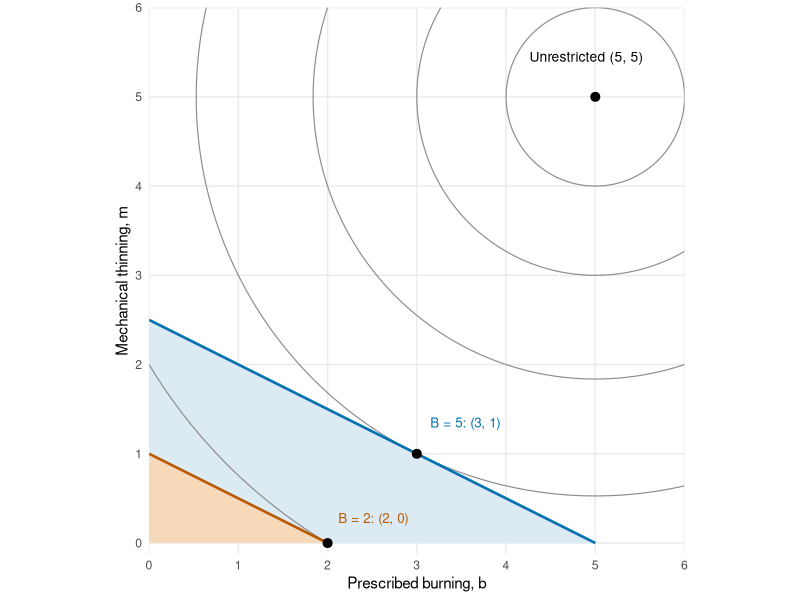

This figure's R source:
## ---- chunk 1
#| label: fig-wildfire-allocations
#| fig-width: 6.5
#| fig-height: 4.6
#| fig-pos: H
#| fig-cap: "Net-benefit contours and two budget sets. The moderate-budget optimum is on an edge with both treatments positive. The tight-budget optimum is a corner where thinning is zero. Axes are 10-acre blocks."
library(ggplot2)
grid <- expand.grid(b = seq(0, 6, length.out = 181),
                    m = seq(0, 6, length.out = 181))
grid$N <- with(grid, 10*b - b^2 + 10*m - m^2)
ggplot(grid, aes(b, m)) +
  annotate("polygon", x = c(0, 5, 0), y = c(0, 0, 2.5),
           fill = "#DCEAF3", color = NA) +
  annotate("polygon", x = c(0, 2, 0), y = c(0, 0, 1),
           fill = "#F5D9B8", color = NA) +
  geom_contour(aes(z = N), breaks = c(16, 30, 40, 46, 49),
               color = "gray55", linewidth = 0.4) +
  annotate("segment", x = 0, xend = 5, y = 2.5, yend = 0,
           color = "#0072B2", linewidth = 0.9) +
  annotate("segment", x = 0, xend = 2, y = 1, yend = 0,
           color = "#B65B00", linewidth = 0.9) +
  annotate("point", x = c(5, 3, 2), y = c(5, 1, 0), size = 2.7) +
  annotate("text", x = 4.9, y = 5.45, label = "Unrestricted (5, 5)", size = 3.5) +
  annotate("text", x = 3.15, y = 1.35, label = "B = 5: (3, 1)", hjust = 0,
           color = "#0072B2", size = 3.4) +
  annotate("text", x = 2.12, y = 0.28, label = "B = 2: (2, 0)", hjust = 0,
           color = "#B65B00", size = 3.4) +
  coord_equal(xlim = c(0, 6), ylim = c(-0.12, 6), expand = FALSE) +
  scale_x_continuous(breaks = 0:6) + scale_y_continuous(breaks = 0:6) +
  labs(x = "Prescribed burning, b", y = "Mechanical thinning, m") +
  theme_minimal(base_size = 11) + theme(panel.grid.minor = element_blank())
